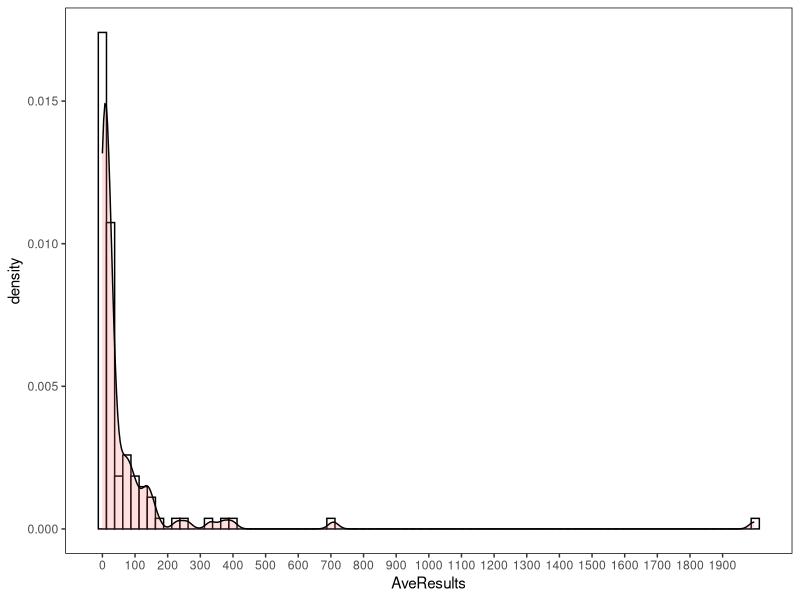
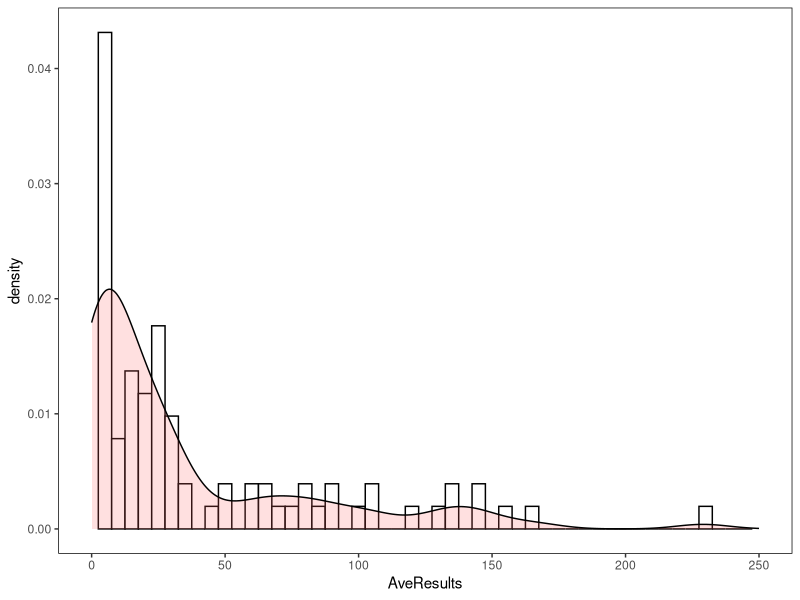
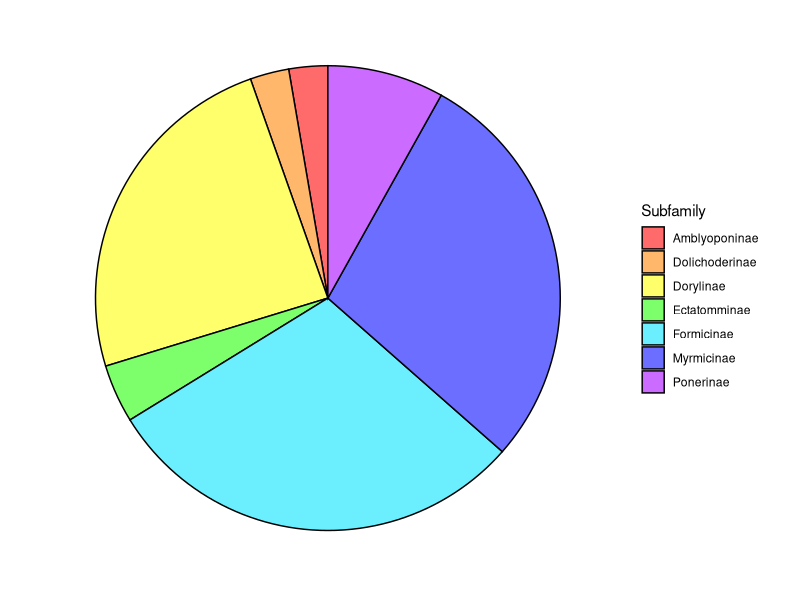
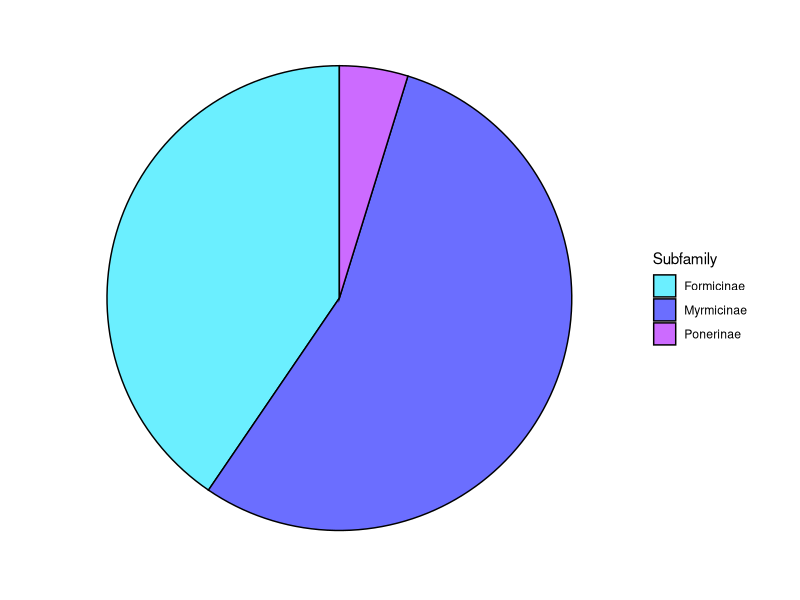
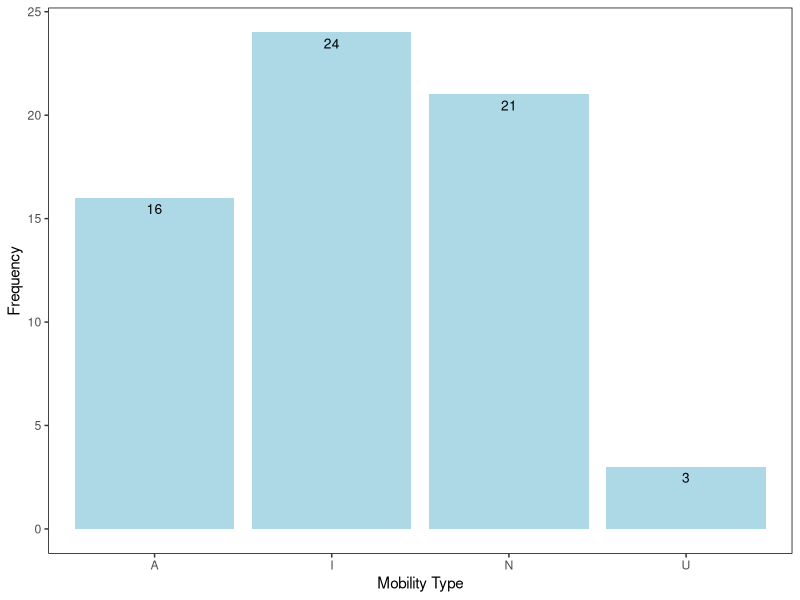
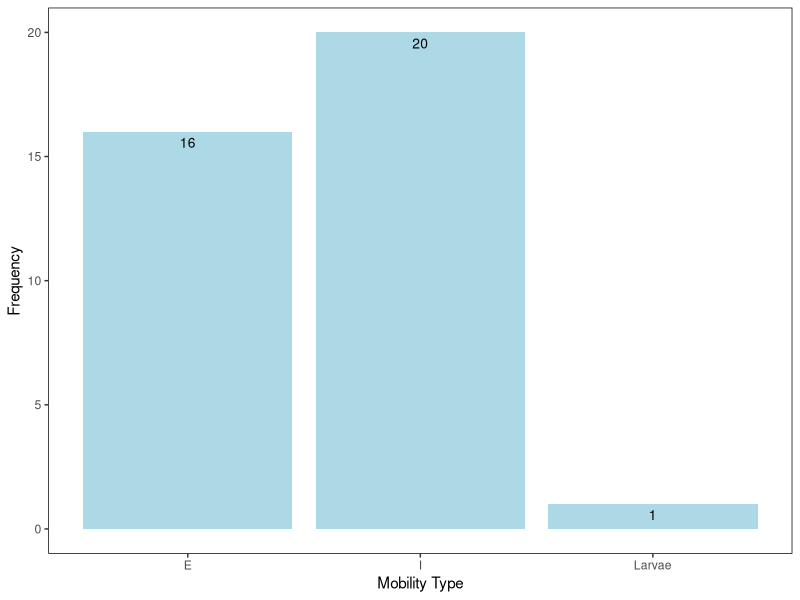
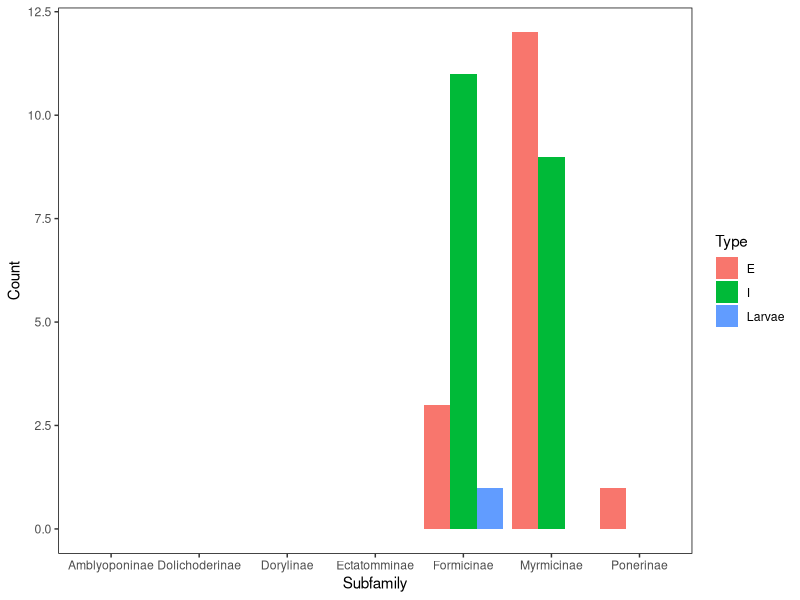
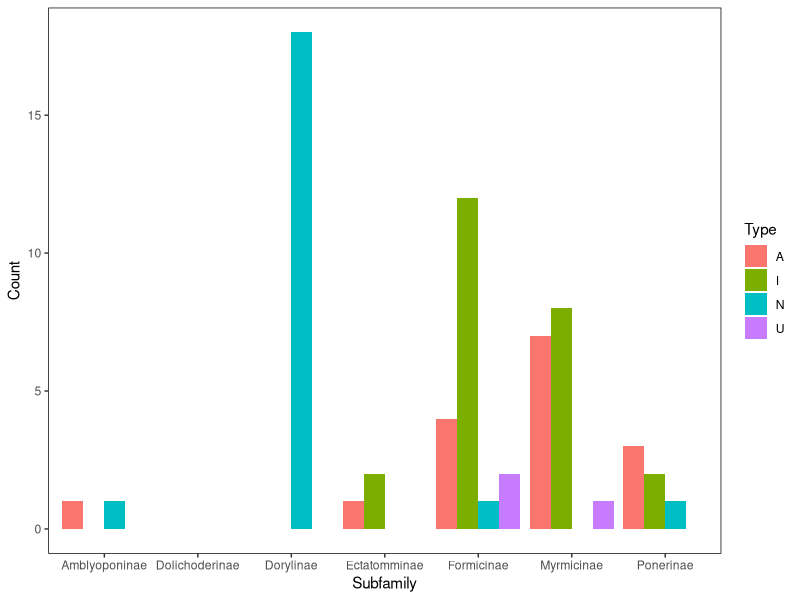

Write the R code that produced these figures, in order.
#Set Working Directory
setwd("C:/Users/jessa/Documents/AntMetaAnalysis")

#Load in Packages
library(dplyr)
library(plyr)
library(ggplot2)

#Import data 
Rank <- read.table("Data/Ranking.txt", header = TRUE, sep = "\t")
SpeciesData <- read.table("Data/SpeciesLevel.txt", header = TRUE, sep = "\t") #NO RANK ADJUSTMENT
MobType <- read.table("Data/SubFamMobType.txt", header = TRUE, sep = "\t")
StoType <- read.table("Data/SubFamStoType.txt", header = TRUE, sep = "\t")

#Blank theme for ggplot
blank_theme <- theme_minimal() +
  theme(
    axis.title.x = element_blank(),
    axis.title.y = element_blank(),
    panel.border = element_blank(),
    panel.grid = element_blank(),
    axis.ticks = element_blank(),
    axis.text.x = element_blank(),
    axis.text.y = element_blank(),
    plot.title = element_text(size = 14, face = "bold")
  )

############################################################################################## Rank Plot

Rank <- Rank %>% mutate_at(vars(AveResults), funs(round(., 1)))

#Full data histogram
ggplot(Rank, aes(x = AveResults)) +
  geom_histogram(aes(y = ..density..), binwidth = 25, colour = "black", fill = "white") +
  geom_density(alpha=.2, fill="#FF6666") +
  scale_x_continuous(breaks = round(seq(min(Rank$AveResults),
                                        max(Rank$AveResults),
                                        by = 100), 1)) +
  theme(panel.grid.major = element_blank(),
        panel.grid.minor = element_blank(),
        panel.background = element_blank(),
        panel.border = element_rect(colour = "black", fill = NA))

# Zoomed in 
ggplot(Rank, aes(x = AveResults)) +
  geom_histogram(aes(y = ..density..), binwidth = 5, colour = "black", fill = "white") +
  geom_density(alpha=.2, fill="#FF6666") +
  scale_x_continuous(breaks = round(seq(min(Rank$AveResults), max(Rank$AveResults), by = 50), 1)) +
  theme(panel.grid.major = element_blank(),
        panel.grid.minor = element_blank(),
        panel.background = element_blank(),
        panel.border = element_rect(colour = "black", fill = NA)) +
  xlim(0, 250)

############################################################################################## Subfamily data Occurrence
str(SpeciesData)
SpeciesData$Subfamily <- as.factor(SpeciesData$Subfamily)
str(SpeciesData$Subfamily)
levels(SpeciesData$Subfamily)
SpeciesData$StorageYN <- as.factor(SpeciesData$StorageYN)
str(SpeciesData$StorageYN)
levels(SpeciesData$StorageYN)
SpeciesData$StorageType <- as.factor(SpeciesData$StorageType)
str(SpeciesData$StorageType)
levels(SpeciesData$StorageType)
SpeciesData$MobilityType <- as.factor(SpeciesData$MobilityType)
str(SpeciesData$MobilityType)
levels(SpeciesData$MobilityType)
SpeciesData$MobilityYN <- as.factor(SpeciesData$MobilityYN)
str(SpeciesData$MobilityYN)
levels(SpeciesData$MobilityYN)
str(SpeciesData)

#Subsets for Mobility and Storage data with NO RANK ADJUSTMENT
MobSpecies <- SpeciesData[!is.na(SpeciesData$MobilityYN),] #74 obs.
StoSpecies <- SpeciesData[!is.na(SpeciesData$StorageYN),] #42 obs.

MobSpeciesY <- MobSpecies[!(MobSpecies$MobilityYN == "N"),] #74 obs.
MobSpeciesN <- MobSpecies[!(MobSpecies$MobilityYN == "Y"),] #3 obs.

StoSpeciesY <- StoSpecies[!(StoSpecies$StorageYN == "N"),] #38 obs.
StoSpeciesN <- StoSpecies[!(StoSpecies$StorageYN == "Y"),] #4 obs.

#Occurrence of mobility data split among subfamilies - as pie chart
ggplot(data = MobSpecies, aes(x = factor(1), fill = Subfamily)) +
  geom_bar(color = "black") +
  coord_polar("y", start = 0) +
  scale_fill_manual(values = c("#ff6b6b",
                               "#ffb76b",
                               "#ffff6b",
                               "#7dff6b",
                               "#6befff",
                               "#6b6eff",
                               "#cc6bff")) +
  blank_theme

#Occurrence of storage data split among subfamilies - as pie chart
ggplot(data = StoSpecies, aes(x = factor(1), fill = Subfamily)) +
  geom_bar(color = "black") +
  coord_polar("y", start = 0) +
  scale_fill_manual(values = c("#6befff",
                               "#6b6eff",
                               "#cc6bff")) +
  blank_theme

############################################################################################## Type Counts

#Mobility
MobSpeciesType <- MobSpeciesY[!is.na(MobSpeciesY$MobilityType),]
MoTypeCount <- count(MobSpeciesType, "MobilityType")
str(MoTypeCount)

ggplot(MoTypeCount, aes(x = MobilityType, y = freq)) +
  geom_bar(stat = "identity", fill = "Light Blue") +
  geom_text(aes(label = freq), vjust = 1.6, color = "black", size = 3.5) +
  theme(panel.grid.major = element_blank(),
        panel.grid.minor = element_blank(),
        panel.background = element_blank(),
        panel.border = element_rect(colour = "black",
                                    fill = NA,)) +
  labs(x = "Mobility Type", y = "Frequency")

#Storage
StoSpeciesType <- StoSpeciesY[!is.na(StoSpeciesY$StorageType),]
StTypeCount <- count(StoSpeciesType, "StorageType")
str(StTypeCount)

ggplot(StTypeCount, aes(x = StorageType, y = freq)) +
  geom_bar(stat = "identity", fill = "Light Blue") +
  geom_text(aes(label = freq), vjust = 1.6, color = "black", size = 3.5) +
  theme(panel.grid.major = element_blank(),
        panel.grid.minor = element_blank(),
        panel.background = element_blank(),
        panel.border = element_rect(colour = "black",
                                    fill = NA,)) +
  labs(x = "Mobility Type", y = "Frequency")

############################################################################################## Subfamily Type Graphs

ggplot(StoType, aes(x = Subfamily, y = Count, fill = Type)) +
  geom_bar(stat = "identity", position = position_dodge()) +
  theme(panel.grid.major = element_blank(),
        panel.grid.minor = element_blank(),
        panel.background = element_blank(),
        panel.border = element_rect(colour = "black",
                                    fill = NA,))

ggplot(MobType, aes(x = Subfamily, y = Count, fill = Type)) +
  geom_bar(stat = "identity", position = position_dodge()) +
  theme(panel.grid.major = element_blank(),
        panel.grid.minor = element_blank(),
        panel.background = element_blank(),
        panel.border = element_rect(colour = "black",
                                    fill = NA,))
